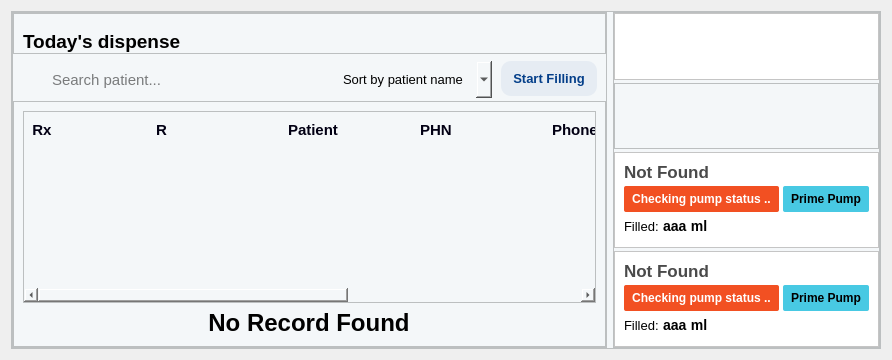
<?xml version="1.0" encoding="UTF-8"?>
<ui version="4.0">
 <class>Form</class>
 <widget class="QWidget" name="Form">
  <property name="geometry">
   <rect>
    <x>0</x>
    <y>0</y>
    <width>892</width>
    <height>359</height>
   </rect>
  </property>
  <property name="windowTitle">
   <string>Form</string>
  </property>
  <layout class="QVBoxLayout" name="verticalLayout">
   <item>
    <widget class="QFrame" name="viewDashboard">
     <property name="styleSheet">
      <string notr="true">background:#F4F7F9;
</string>
     </property>
     <property name="frameShape">
      <enum>QFrame::StyledPanel</enum>
     </property>
     <property name="frameShadow">
      <enum>QFrame::Raised</enum>
     </property>
     <layout class="QGridLayout" name="gridLayout_2" columnstretch="3,0">
      <property name="leftMargin">
       <number>0</number>
      </property>
      <property name="topMargin">
       <number>0</number>
      </property>
      <property name="rightMargin">
       <number>0</number>
      </property>
      <property name="bottomMargin">
       <number>0</number>
      </property>
      <item row="0" column="0">
       <widget class="QFrame" name="FA_6">
        <property name="styleSheet">
         <string notr="true">background:#ffffff;/*border:1px solid lightgrey</string>
        </property>
        <property name="frameShape">
         <enum>QFrame::StyledPanel</enum>
        </property>
        <property name="frameShadow">
         <enum>QFrame::Raised</enum>
        </property>
        <layout class="QVBoxLayout" name="verticalLayout_14">
         <property name="spacing">
          <number>3</number>
         </property>
         <property name="leftMargin">
          <number>0</number>
         </property>
         <property name="topMargin">
          <number>0</number>
         </property>
         <property name="rightMargin">
          <number>0</number>
         </property>
         <property name="bottomMargin">
          <number>0</number>
         </property>
         <item>
          <widget class="QFrame" name="frame_11">
           <property name="sizePolicy">
            <sizepolicy hsizetype="Preferred" vsizetype="Maximum">
             <horstretch>0</horstretch>
             <verstretch>0</verstretch>
            </sizepolicy>
           </property>
           <property name="frameShape">
            <enum>QFrame::StyledPanel</enum>
           </property>
           <property name="frameShadow">
            <enum>QFrame::Raised</enum>
           </property>
           <layout class="QHBoxLayout" name="horizontalLayout_13">
            <property name="leftMargin">
             <number>9</number>
            </property>
            <property name="topMargin">
             <number>16</number>
            </property>
            <property name="bottomMargin">
             <number>0</number>
            </property>
            <item alignment="Qt::AlignBottom">
             <widget class="QLabel" name="headingDashboard">
              <property name="font">
               <font>
                <pointsize>14</pointsize>
                <weight>87</weight>
                <bold>true</bold>
               </font>
              </property>
              <property name="styleSheet">
               <string notr="true">font-size: 14pt;
font-weight:700;</string>
              </property>
              <property name="text">
               <string>Today's dispense</string>
              </property>
             </widget>
            </item>
           </layout>
          </widget>
         </item>
         <item>
          <widget class="QFrame" name="frame_12">
           <property name="sizePolicy">
            <sizepolicy hsizetype="Preferred" vsizetype="Maximum">
             <horstretch>0</horstretch>
             <verstretch>0</verstretch>
            </sizepolicy>
           </property>
           <property name="styleSheet">
            <string notr="true">border-radius:10%;</string>
           </property>
           <property name="frameShape">
            <enum>QFrame::StyledPanel</enum>
           </property>
           <property name="frameShadow">
            <enum>QFrame::Raised</enum>
           </property>
           <layout class="QHBoxLayout" name="horizontalLayout_14">
            <property name="spacing">
             <number>9</number>
            </property>
            <property name="topMargin">
             <number>4</number>
            </property>
            <property name="bottomMargin">
             <number>0</number>
            </property>
            <item>
             <widget class="QFrame" name="frame_13">
              <property name="sizePolicy">
               <sizepolicy hsizetype="Maximum" vsizetype="Preferred">
                <horstretch>0</horstretch>
                <verstretch>0</verstretch>
               </sizepolicy>
              </property>
              <property name="minimumSize">
               <size>
                <width>302</width>
                <height>29</height>
               </size>
              </property>
              <property name="styleSheet">
               <string notr="true">background:#F4F7F9;</string>
              </property>
              <property name="frameShape">
               <enum>QFrame::StyledPanel</enum>
              </property>
              <property name="frameShadow">
               <enum>QFrame::Raised</enum>
              </property>
              <layout class="QHBoxLayout" name="horizontalLayout" stretch="1,12">
               <property name="spacing">
                <number>0</number>
               </property>
               <property name="leftMargin">
                <number>1</number>
               </property>
               <property name="topMargin">
                <number>1</number>
               </property>
               <property name="rightMargin">
                <number>1</number>
               </property>
               <property name="bottomMargin">
                <number>1</number>
               </property>
               <item>
                <widget class="QLabel" name="label_15">
                 <property name="sizePolicy">
                  <sizepolicy hsizetype="Preferred" vsizetype="Preferred">
                   <horstretch>0</horstretch>
                   <verstretch>0</verstretch>
                  </sizepolicy>
                 </property>
                 <property name="styleSheet">
                  <string notr="true">padding:10px</string>
                 </property>
                 <property name="text">
                  <string/>
                 </property>
                 <property name="pixmap">
                  <pixmap resource="../resr.qrc">:/icon/images/search.svg</pixmap>
                 </property>
                </widget>
               </item>
               <item>
                <widget class="QLineEdit" name="txtSearchPatient">
                 <property name="sizePolicy">
                  <sizepolicy hsizetype="Ignored" vsizetype="Preferred">
                   <horstretch>0</horstretch>
                   <verstretch>0</verstretch>
                  </sizepolicy>
                 </property>
                 <property name="font">
                  <font>
                   <family>Nirmala UI</family>
                   <pointsize>11</pointsize>
                   <weight>50</weight>
                   <bold>false</bold>
                  </font>
                 </property>
                 <property name="styleSheet">
                  <string notr="true">font-size: 11pt;border:none</string>
                 </property>
                 <property name="placeholderText">
                  <string>Search patient...</string>
                 </property>
                </widget>
               </item>
              </layout>
             </widget>
            </item>
            <item alignment="Qt::AlignTop">
             <widget class="QComboBox" name="sortCombo">
              <property name="font">
               <font>
                <family>Nirmala UI</family>
                <pointsize>10</pointsize>
               </font>
              </property>
              <property name="focusPolicy">
               <enum>Qt::NoFocus</enum>
              </property>
              <property name="styleSheet">
               <string notr="true">#sortCombo{
background:#F4F7F9;
padding:10px;
font-size:10pt;
}
#sortCombo::drop-down{
	border:0px;
	image:url(:/icon/images/down_arrow.svg);
	padding:17px 15px 0px 0px;
}
#sortCombo QListView:item{
padding:10px;
}</string>
              </property>
              <property name="iconSize">
               <size>
                <width>28</width>
                <height>42</height>
               </size>
              </property>
              <item>
               <property name="text">
                <string>Sort by patient name</string>
               </property>
              </item>
              <item>
               <property name="text">
                <string>Sort by route</string>
               </property>
              </item>
             </widget>
            </item>
            <item alignment="Qt::AlignTop">
             <widget class="QPushButton" name="btnStartFill">
              <property name="cursor">
               <cursorShape>PointingHandCursor</cursorShape>
              </property>
              <property name="focusPolicy">
               <enum>Qt::NoFocus</enum>
              </property>
              <property name="styleSheet">
               <string notr="true">background:#e6ecf3;
color:#033E89;
font-weight:700;
font-size:13px;
padding:10px</string>
              </property>
              <property name="text">
               <string>Start Filling</string>
              </property>
             </widget>
            </item>
           </layout>
          </widget>
         </item>
         <item>
          <widget class="QFrame" name="frame_14">
           <property name="styleSheet">
            <string notr="true"/>
           </property>
           <property name="frameShape">
            <enum>QFrame::StyledPanel</enum>
           </property>
           <property name="frameShadow">
            <enum>QFrame::Raised</enum>
           </property>
           <layout class="QVBoxLayout" name="verticalLayout_27">
            <item>
             <widget class="QTableWidget" name="tableViewDashboard">
              <property name="enabled">
               <bool>true</bool>
              </property>
              <property name="sizePolicy">
               <sizepolicy hsizetype="Expanding" vsizetype="MinimumExpanding">
                <horstretch>0</horstretch>
                <verstretch>0</verstretch>
               </sizepolicy>
              </property>
              <property name="font">
               <font>
                <family>Nirmala UI</family>
                <pointsize>10</pointsize>
               </font>
              </property>
              <property name="focusPolicy">
               <enum>Qt::NoFocus</enum>
              </property>
              <property name="styleSheet">
               <string notr="true">QTableWidget {
	font-size:10pt
}
QHeaderView::section {
    background-color: #F4F7F9;
    color: #020014;
	font-weight:700;
	border:none;
	height:35px;
	font-family:Nirmala UI;
	font-size:11pt
}
QTableWidget::Item{
border-bottom:1px dashed grey;
}
QScrollBar::handle:vertical{
background-color:rgb(218, 221, 222)
}
QScrollBar::handle:horizontal{
background-color:rgb(218, 221, 222)
}</string>
              </property>
              <property name="editTriggers">
               <set>QAbstractItemView::NoEditTriggers</set>
              </property>
              <property name="selectionBehavior">
               <enum>QAbstractItemView::SelectRows</enum>
              </property>
              <property name="showGrid">
               <bool>false</bool>
              </property>
              <attribute name="horizontalHeaderCascadingSectionResizes">
               <bool>true</bool>
              </attribute>
              <attribute name="horizontalHeaderDefaultSectionSize">
               <number>132</number>
              </attribute>
              <attribute name="horizontalHeaderHighlightSections">
               <bool>false</bool>
              </attribute>
              <attribute name="horizontalHeaderMinimumSectionSize">
               <number>30</number>
              </attribute>
              <attribute name="horizontalHeaderStretchLastSection">
               <bool>true</bool>
              </attribute>
              <attribute name="verticalHeaderVisible">
               <bool>false</bool>
              </attribute>
              <attribute name="verticalHeaderDefaultSectionSize">
               <number>30</number>
              </attribute>
              <attribute name="verticalHeaderStretchLastSection">
               <bool>false</bool>
              </attribute>
              <column>
               <property name="text">
                <string>  Rx</string>
               </property>
               <property name="textAlignment">
                <set>AlignLeading|AlignVCenter</set>
               </property>
              </column>
              <column>
               <property name="text">
                <string>R</string>
               </property>
               <property name="textAlignment">
                <set>AlignLeading|AlignVCenter</set>
               </property>
              </column>
              <column>
               <property name="text">
                <string>Patient</string>
               </property>
               <property name="textAlignment">
                <set>AlignLeading|AlignVCenter</set>
               </property>
              </column>
              <column>
               <property name="text">
                <string>PHN</string>
               </property>
               <property name="textAlignment">
                <set>AlignLeading|AlignVCenter</set>
               </property>
              </column>
              <column>
               <property name="text">
                <string>Phone</string>
               </property>
               <property name="textAlignment">
                <set>AlignLeading|AlignVCenter</set>
               </property>
              </column>
              <column>
               <property name="text">
                <string>Drug</string>
               </property>
               <property name="textAlignment">
                <set>AlignLeading|AlignVCenter</set>
               </property>
              </column>
              <column>
               <property name="text">
                <string>Dose</string>
               </property>
               <property name="textAlignment">
                <set>AlignLeading|AlignVCenter</set>
               </property>
              </column>
             </widget>
            </item>
            <item alignment="Qt::AlignHCenter|Qt::AlignVCenter">
             <widget class="QLabel" name="lbl_err_data">
              <property name="sizePolicy">
               <sizepolicy hsizetype="Preferred" vsizetype="Expanding">
                <horstretch>0</horstretch>
                <verstretch>0</verstretch>
               </sizepolicy>
              </property>
              <property name="styleSheet">
               <string notr="true">font-size: 18pt;
font-weight:700;</string>
              </property>
              <property name="text">
               <string>No Record Found</string>
              </property>
              <property name="alignment">
               <set>Qt::AlignCenter</set>
              </property>
             </widget>
            </item>
           </layout>
          </widget>
         </item>
        </layout>
       </widget>
      </item>
      <item row="0" column="1">
       <widget class="QFrame" name="FB_6">
        <property name="styleSheet">
         <string notr="true">font-family:Nirmala UI;</string>
        </property>
        <property name="frameShape">
         <enum>QFrame::StyledPanel</enum>
        </property>
        <property name="frameShadow">
         <enum>QFrame::Raised</enum>
        </property>
        <layout class="QVBoxLayout" name="verticalLayout_15">
         <property name="spacing">
          <number>3</number>
         </property>
         <property name="leftMargin">
          <number>0</number>
         </property>
         <property name="topMargin">
          <number>0</number>
         </property>
         <property name="rightMargin">
          <number>0</number>
         </property>
         <property name="bottomMargin">
          <number>0</number>
         </property>
         <item>
          <widget class="QFrame" name="dispenseFrame">
           <property name="sizePolicy">
            <sizepolicy hsizetype="Preferred" vsizetype="Minimum">
             <horstretch>0</horstretch>
             <verstretch>0</verstretch>
            </sizepolicy>
           </property>
           <property name="styleSheet">
            <string notr="true">background:#FFFFFF;</string>
           </property>
           <property name="frameShape">
            <enum>QFrame::StyledPanel</enum>
           </property>
           <property name="frameShadow">
            <enum>QFrame::Raised</enum>
           </property>
           <layout class="QVBoxLayout" name="verticalLayout_24">
            <property name="spacing">
             <number>0</number>
            </property>
            <property name="leftMargin">
             <number>6</number>
            </property>
            <property name="topMargin">
             <number>6</number>
            </property>
            <property name="rightMargin">
             <number>6</number>
            </property>
            <property name="bottomMargin">
             <number>2</number>
            </property>
           </layout>
          </widget>
         </item>
         <item>
          <widget class="QFrame" name="patientFrame">
           <property name="sizePolicy">
            <sizepolicy hsizetype="Preferred" vsizetype="Minimum">
             <horstretch>0</horstretch>
             <verstretch>0</verstretch>
            </sizepolicy>
           </property>
           <property name="styleSheet">
            <string notr="true">background:#FFFFFF;
/*border:1px solid lightgrey</string>
           </property>
           <property name="frameShape">
            <enum>QFrame::StyledPanel</enum>
           </property>
           <property name="frameShadow">
            <enum>QFrame::Raised</enum>
           </property>
           <layout class="QVBoxLayout" name="verticalLayout_28">
            <property name="spacing">
             <number>0</number>
            </property>
            <property name="leftMargin">
             <number>6</number>
            </property>
            <property name="topMargin">
             <number>6</number>
            </property>
            <property name="rightMargin">
             <number>6</number>
            </property>
            <property name="bottomMargin">
             <number>2</number>
            </property>
           </layout>
          </widget>
         </item>
         <item alignment="Qt::AlignTop">
          <widget class="QFrame" name="frame_18">
           <property name="sizePolicy">
            <sizepolicy hsizetype="Preferred" vsizetype="Minimum">
             <horstretch>0</horstretch>
             <verstretch>0</verstretch>
            </sizepolicy>
           </property>
           <property name="styleSheet">
            <string notr="true">background:#FFFFFF;</string>
           </property>
           <property name="frameShape">
            <enum>QFrame::StyledPanel</enum>
           </property>
           <property name="frameShadow">
            <enum>QFrame::Raised</enum>
           </property>
           <layout class="QVBoxLayout" name="verticalLayout_26">
            <item>
             <layout class="QVBoxLayout" name="verticalLayout_31">
              <property name="spacing">
               <number>4</number>
              </property>
              <property name="topMargin">
               <number>0</number>
              </property>
              <property name="rightMargin">
               <number>0</number>
              </property>
              <property name="bottomMargin">
               <number>2</number>
              </property>
              <item>
               <widget class="QLabel" name="medPumpLeft">
                <property name="sizePolicy">
                 <sizepolicy hsizetype="Preferred" vsizetype="Preferred">
                  <horstretch>0</horstretch>
                  <verstretch>0</verstretch>
                 </sizepolicy>
                </property>
                <property name="styleSheet">
                 <string notr="true">font-size: 13pt;
font-weight: 700;
color:#4A4A4A</string>
                </property>
                <property name="text">
                 <string>Not Found</string>
                </property>
               </widget>
              </item>
              <item>
               <layout class="QHBoxLayout" name="horizontalLayout_26">
                <property name="topMargin">
                 <number>0</number>
                </property>
                <item alignment="Qt::AlignLeft">
                 <widget class="QPushButton" name="btnStatusPumpLeft">
                  <property name="focusPolicy">
                   <enum>Qt::NoFocus</enum>
                  </property>
                  <property name="styleSheet">
                   <string notr="true">padding:6px 8px;
background:#F25022;
font-size:9pt;
color:#FFFFFF;
border-radius:2%;
font-weight:600;</string>
                  </property>
                  <property name="text">
                   <string>Checking pump status ..</string>
                  </property>
                 </widget>
                </item>
                <item alignment="Qt::AlignRight">
                 <widget class="QPushButton" name="btnPrimePumpLeftDash">
                  <property name="cursor">
                   <cursorShape>PointingHandCursor</cursorShape>
                  </property>
                  <property name="focusPolicy">
                   <enum>Qt::NoFocus</enum>
                  </property>
                  <property name="styleSheet">
                   <string notr="true">background:#48C9E3;
padding:6px 8px;
border:none;
color:black;
border-radius:2%;
font-size:9pt;
font-weight:600</string>
                  </property>
                  <property name="text">
                   <string>Prime Pump</string>
                  </property>
                 </widget>
                </item>
               </layout>
              </item>
              <item>
               <layout class="QHBoxLayout" name="horizontalLayout_22">
                <property name="spacing">
                 <number>0</number>
                </property>
                <item alignment="Qt::AlignLeft">
                 <widget class="QLabel" name="label_44">
                  <property name="styleSheet">
                   <string notr="true">font-size: 13px;</string>
                  </property>
                  <property name="text">
                   <string>Filled: </string>
                  </property>
                 </widget>
                </item>
                <item alignment="Qt::AlignLeft">
                 <widget class="QLabel" name="lblFilledLeft">
                  <property name="styleSheet">
                   <string notr="true">font-size: 14px;
font-weight: 700;</string>
                  </property>
                  <property name="text">
                   <string>aaa</string>
                  </property>
                 </widget>
                </item>
                <item>
                 <widget class="QLabel" name="label_20">
                  <property name="styleSheet">
                   <string notr="true">font-size: 14px;
font-weight: 700;</string>
                  </property>
                  <property name="text">
                   <string> ml</string>
                  </property>
                 </widget>
                </item>
                <item>
                 <spacer name="horizontalSpacer_9">
                  <property name="orientation">
                   <enum>Qt::Horizontal</enum>
                  </property>
                  <property name="sizeHint" stdset="0">
                   <size>
                    <width>40</width>
                    <height>20</height>
                   </size>
                  </property>
                 </spacer>
                </item>
               </layout>
              </item>
             </layout>
            </item>
           </layout>
          </widget>
         </item>
         <item alignment="Qt::AlignTop">
          <widget class="QFrame" name="frame_19">
           <property name="sizePolicy">
            <sizepolicy hsizetype="Preferred" vsizetype="Minimum">
             <horstretch>0</horstretch>
             <verstretch>0</verstretch>
            </sizepolicy>
           </property>
           <property name="styleSheet">
            <string notr="true">background:#FFFFFF;</string>
           </property>
           <property name="frameShape">
            <enum>QFrame::StyledPanel</enum>
           </property>
           <property name="frameShadow">
            <enum>QFrame::Raised</enum>
           </property>
           <layout class="QVBoxLayout" name="verticalLayout_29">
            <item>
             <layout class="QVBoxLayout" name="verticalLayout_30">
              <property name="spacing">
               <number>4</number>
              </property>
              <property name="bottomMargin">
               <number>2</number>
              </property>
              <item>
               <widget class="QLabel" name="medPumpRight">
                <property name="styleSheet">
                 <string notr="true">font-size: 13pt;
font-weight: 700;
color:#4A4A4A</string>
                </property>
                <property name="text">
                 <string>Not Found</string>
                </property>
               </widget>
              </item>
              <item>
               <layout class="QHBoxLayout" name="horizontalLayout_28">
                <property name="topMargin">
                 <number>0</number>
                </property>
                <item alignment="Qt::AlignLeft">
                 <widget class="QPushButton" name="btnStatusPumpRight">
                  <property name="focusPolicy">
                   <enum>Qt::NoFocus</enum>
                  </property>
                  <property name="styleSheet">
                   <string notr="true">background:#F25022;
font-size:9pt;
padding:6px 8px;
color:#FFFFFF;
border-radius:2%;
font-weight:600;
</string>
                  </property>
                  <property name="text">
                   <string>Checking pump status ..</string>
                  </property>
                  <property name="iconSize">
                   <size>
                    <width>14</width>
                    <height>16</height>
                   </size>
                  </property>
                 </widget>
                </item>
                <item alignment="Qt::AlignRight">
                 <widget class="QPushButton" name="btnPrimePumpRightDash">
                  <property name="cursor">
                   <cursorShape>PointingHandCursor</cursorShape>
                  </property>
                  <property name="focusPolicy">
                   <enum>Qt::NoFocus</enum>
                  </property>
                  <property name="styleSheet">
                   <string notr="true">background:#48C9E3;
padding:6px 8px;
border:none;
color:black;
border-radius:2%;
font-size:9pt;
font-weight:600</string>
                  </property>
                  <property name="text">
                   <string>Prime Pump</string>
                  </property>
                 </widget>
                </item>
               </layout>
              </item>
              <item>
               <layout class="QHBoxLayout" name="horizontalLayout_21">
                <property name="spacing">
                 <number>0</number>
                </property>
                <item alignment="Qt::AlignLeft">
                 <widget class="QLabel" name="label_43">
                  <property name="styleSheet">
                   <string notr="true">font-size: 13px;</string>
                  </property>
                  <property name="text">
                   <string>Filled: </string>
                  </property>
                 </widget>
                </item>
                <item alignment="Qt::AlignLeft">
                 <widget class="QLabel" name="lblFilledRight">
                  <property name="styleSheet">
                   <string notr="true">font-size: 14px;
font-weight: 700;</string>
                  </property>
                  <property name="text">
                   <string>aaa</string>
                  </property>
                 </widget>
                </item>
                <item>
                 <widget class="QLabel" name="label_4">
                  <property name="styleSheet">
                   <string notr="true">font-size: 14px;
font-weight: 700;</string>
                  </property>
                  <property name="text">
                   <string> ml</string>
                  </property>
                 </widget>
                </item>
                <item>
                 <spacer name="horizontalSpacer_7">
                  <property name="orientation">
                   <enum>Qt::Horizontal</enum>
                  </property>
                  <property name="sizeHint" stdset="0">
                   <size>
                    <width>40</width>
                    <height>20</height>
                   </size>
                  </property>
                 </spacer>
                </item>
               </layout>
              </item>
             </layout>
            </item>
           </layout>
          </widget>
         </item>
        </layout>
        <zorder>dispenseFrame</zorder>
        <zorder>patientFrame</zorder>
        <zorder>frame_19</zorder>
        <zorder>frame_18</zorder>
       </widget>
      </item>
     </layout>
    </widget>
   </item>
  </layout>
 </widget>
 <resources>
  <include location="../resr.qrc"/>
 </resources>
 <connections/>
</ui>
